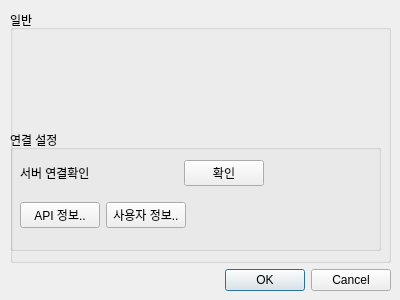
<?xml version="1.0" encoding="UTF-8"?>
<ui version="4.0">
 <class>OptionDialog</class>
 <widget class="QDialog" name="OptionDialog">
  <property name="geometry">
   <rect>
    <x>0</x>
    <y>0</y>
    <width>400</width>
    <height>300</height>
   </rect>
  </property>
  <property name="windowTitle">
   <string>옵션</string>
  </property>
  <widget class="QWidget" name="verticalLayoutWidget">
   <property name="geometry">
    <rect>
     <x>10</x>
     <y>10</y>
     <width>381</width>
     <height>281</height>
    </rect>
   </property>
   <layout class="QVBoxLayout" name="verticalLayout">
    <item>
     <widget class="QGroupBox" name="normalGroup">
      <property name="title">
       <string>일반</string>
      </property>
      <widget class="QGroupBox" name="connectionGroup">
       <property name="geometry">
        <rect>
         <x>0</x>
         <y>120</y>
         <width>371</width>
         <height>121</height>
        </rect>
       </property>
       <property name="title">
        <string>연결 설정</string>
       </property>
       <widget class="QWidget" name="verticalLayoutWidget_2">
        <property name="geometry">
         <rect>
          <x>10</x>
          <y>20</y>
          <width>331</width>
          <height>89</height>
         </rect>
        </property>
        <layout class="QVBoxLayout" name="verticalLayout_2">
         <item>
          <layout class="QHBoxLayout" name="horizontalLayout">
           <item>
            <widget class="QLabel" name="checkConn">
             <property name="text">
              <string>서버 연결확인</string>
             </property>
            </widget>
           </item>
           <item>
            <spacer name="horizontalSpacer">
             <property name="orientation">
              <enum>Qt::Horizontal</enum>
             </property>
             <property name="sizeHint" stdset="0">
              <size>
               <width>40</width>
               <height>20</height>
              </size>
             </property>
            </spacer>
           </item>
           <item>
            <widget class="QPushButton" name="checkBtn">
             <property name="text">
              <string>확인</string>
             </property>
            </widget>
           </item>
           <item>
            <spacer name="horizontalSpacer_3">
             <property name="orientation">
              <enum>Qt::Horizontal</enum>
             </property>
             <property name="sizeHint" stdset="0">
              <size>
               <width>40</width>
               <height>20</height>
              </size>
             </property>
            </spacer>
           </item>
          </layout>
         </item>
         <item>
          <layout class="QHBoxLayout" name="horizontalLayout_2">
           <item>
            <widget class="QPushButton" name="infoAPI">
             <property name="text">
              <string>API 정보..</string>
             </property>
            </widget>
           </item>
           <item>
            <widget class="QPushButton" name="infoUsr">
             <property name="text">
              <string>사용자 정보..</string>
             </property>
            </widget>
           </item>
           <item>
            <spacer name="horizontalSpacer_2">
             <property name="orientation">
              <enum>Qt::Horizontal</enum>
             </property>
             <property name="sizeHint" stdset="0">
              <size>
               <width>40</width>
               <height>20</height>
              </size>
             </property>
            </spacer>
           </item>
          </layout>
         </item>
        </layout>
       </widget>
      </widget>
     </widget>
    </item>
    <item>
     <widget class="QDialogButtonBox" name="buttonBox">
      <property name="font">
       <font>
        <strikeout>false</strikeout>
       </font>
      </property>
      <property name="standardButtons">
       <set>QDialogButtonBox::Cancel|QDialogButtonBox::Ok</set>
      </property>
     </widget>
    </item>
   </layout>
  </widget>
 </widget>
 <resources/>
 <connections/>
</ui>
